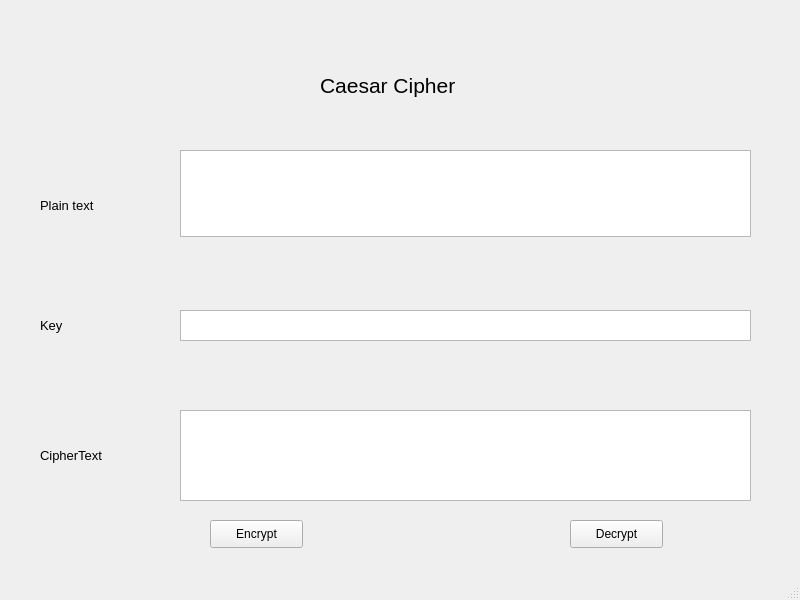
<?xml version="1.0" encoding="UTF-8"?>
<ui version="4.0">
 <class>MainWindow</class>
 <widget class="QMainWindow" name="MainWindow">
  <property name="geometry">
   <rect>
    <x>0</x>
    <y>0</y>
    <width>800</width>
    <height>600</height>
   </rect>
  </property>
  <property name="windowTitle">
   <string>MainWindow</string>
  </property>
  <widget class="QWidget" name="centralwidget">
   <widget class="QPlainTextEdit" name="plainTextEdit">
    <property name="geometry">
     <rect>
      <x>180</x>
      <y>150</y>
      <width>571</width>
      <height>87</height>
     </rect>
    </property>
   </widget>
   <widget class="QPlainTextEdit" name="plainTextEdit_2">
    <property name="geometry">
     <rect>
      <x>180</x>
      <y>310</y>
      <width>571</width>
      <height>31</height>
     </rect>
    </property>
   </widget>
   <widget class="QPlainTextEdit" name="plainTextEdit_3">
    <property name="geometry">
     <rect>
      <x>180</x>
      <y>410</y>
      <width>571</width>
      <height>91</height>
     </rect>
    </property>
   </widget>
   <widget class="QPushButton" name="Encrypt">
    <property name="geometry">
     <rect>
      <x>210</x>
      <y>520</y>
      <width>93</width>
      <height>28</height>
     </rect>
    </property>
    <property name="text">
     <string>Encrypt</string>
    </property>
   </widget>
   <widget class="QPushButton" name="Decrypt">
    <property name="geometry">
     <rect>
      <x>570</x>
      <y>520</y>
      <width>93</width>
      <height>28</height>
     </rect>
    </property>
    <property name="text">
     <string>Decrypt</string>
    </property>
   </widget>
   <widget class="QLabel" name="label">
    <property name="geometry">
     <rect>
      <x>40</x>
      <y>180</y>
      <width>111</width>
      <height>51</height>
     </rect>
    </property>
    <property name="font">
     <font>
      <pointsize>10</pointsize>
     </font>
    </property>
    <property name="text">
     <string>Plain text</string>
    </property>
   </widget>
   <widget class="QLabel" name="label_2">
    <property name="geometry">
     <rect>
      <x>40</x>
      <y>310</y>
      <width>71</width>
      <height>31</height>
     </rect>
    </property>
    <property name="font">
     <font>
      <pointsize>10</pointsize>
     </font>
    </property>
    <property name="text">
     <string>Key</string>
    </property>
   </widget>
   <widget class="QLabel" name="label_3">
    <property name="geometry">
     <rect>
      <x>40</x>
      <y>440</y>
      <width>91</width>
      <height>31</height>
     </rect>
    </property>
    <property name="font">
     <font>
      <pointsize>10</pointsize>
     </font>
    </property>
    <property name="text">
     <string>CipherText</string>
    </property>
   </widget>
   <widget class="QLabel" name="label_4">
    <property name="geometry">
     <rect>
      <x>320</x>
      <y>70</y>
      <width>171</width>
      <height>31</height>
     </rect>
    </property>
    <property name="font">
     <font>
      <pointsize>16</pointsize>
     </font>
    </property>
    <property name="text">
     <string>Caesar Cipher</string>
    </property>
   </widget>
  </widget>
  <widget class="QMenuBar" name="menubar">
   <property name="geometry">
    <rect>
     <x>0</x>
     <y>0</y>
     <width>800</width>
     <height>26</height>
    </rect>
   </property>
  </widget>
  <widget class="QStatusBar" name="statusbar"/>
 </widget>
 <resources/>
 <connections/>
</ui>
